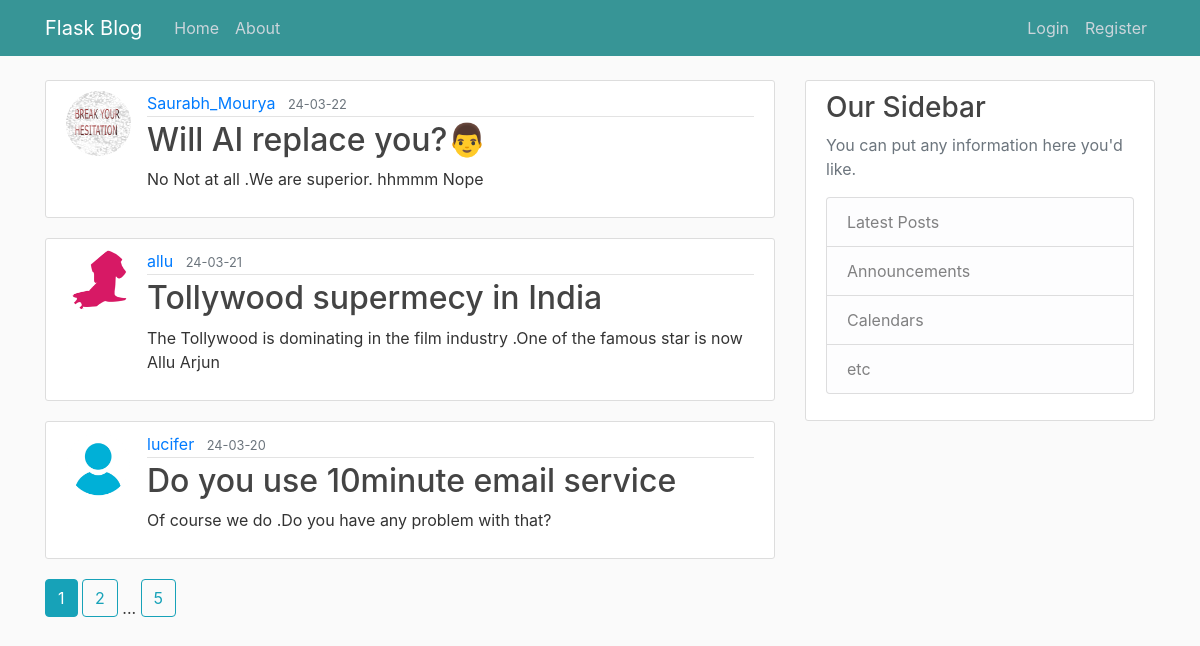
The page /home on the database its author committed.
### flashblog/models.py (models this page shows, shortened)
class Post(db.Model):
     id=db.Column(db.Integer,primary_key=True)
     title=db.Column(db.String(100),nullable=False)
     date_posted=db.Column(db.DateTime,nullable=False,default=datetime.utcnow)
     content=db.Column(db.Text,nullable=False)
     user_id=db.Column(db.Integer,db.ForeignKey('user.id'),nullable=False)

class User(db.Model,UserMixin):
    id=db.Column(db.Integer,primary_key=True)
    username=db.Column(db.String(20),unique=True,nullable=False)
    email=db.Column(db.String(120),unique=True,nullable=False)
    image_file=db.Column(db.String(20),nullable=False,default='default.jpg')
    password=db.Column(db.String(60),nullable=False)
    posts=db.relationship('Post',backref='author',lazy=True)

### flashblog/main/routes.py (the view)
@main.route("/")
@main.route("/home")
def home():
    page=request.args.get('page',1,type=int)
    posts=Post.query.order_by(Post.date_posted.desc()).paginate(page=page,per_page=3)
    return render_template('home.html',posts=posts)

### flashblog/templates/home.html
{% extends "layout.html" %}
{% block content %}
    {% for post in posts.items %}
    <article class="media content-section">
      <img  class="rounded-circle article-img" src="{{ url_for('static', filename='profile_pics/' + post.author.image_file) }}" >
        <div class="media-body">
          <div class="article-metadata">
            <a class="mr-2" href="{{ url_for('users.user_posts', username=post.author.username) }}">{{ post.author.username }}</a>
            <small class="text-muted">{{ post.date_posted.strftime('%y-%m-%d') }}</small>
          </div>
          <h2><a class="article-title" href="{{ url_for('posts.post', post_id=post.id) }}">{{ post.title }}</a></h2>
          <p class="article-content">{{ post.content }}</p>
        </div>
      </article>
    {% endfor %}
    {% for page_num in posts.iter_pages(left_edge=1,right_edge=1,left_current=1,right_current=2) %}
        {% if page_num %}
          {% if posts.page==page_num %}
            <a class="btn btn-info mb-4" href="{{ url_for('main.home', page=page_num) }}">{{ page_num }}</a>
          {% else %}
            <a class="btn btn-outline-info mb-4" href="{{ url_for('main.home', page=page_num) }}">{{ page_num }}</a>
          {% endif%}
        {% else %}
          ...
        {% endif %}
    {% endfor %}
{% endblock content %}

### flashblog/templates/layout.html (shortened to what this page needs)
<!DOCTYPE html>
<html lang="en">
<head>
    <link rel="stylesheet" href="https://cdn.jsdelivr.net/npm/bootstrap@4.3.1/dist/css/bootstrap.min.css">
    <link rel="stylesheet" type="text/css" href="{{url_for('static',filename='main.css')}}">
</head>
<body>
    <header class="site-header">
        <nav class="navbar navbar-expand-md navbar-dark bg-steel fixed-top">
          <div class="container">
            <a class="navbar-brand mr-4" href="/">Flask Blog</a>
            <div class="collapse navbar-collapse" id="navbarToggle">
              <div class="navbar-nav mr-auto">
                <a class="nav-item nav-link" href="{{url_for('main.home')}}">Home</a>
                <a class="nav-item nav-link" href="{{url_for('main.about')}}">About</a>
              </div>
              <div class="navbar-nav">
                {% if current_user.is_authenticated %}
                <a class="nav-item nav-link" href="{{url_for('posts.new_post')}}">New Post</a>
                <a class="nav-item nav-link" href="{{url_for('users.account')}}">Account</a>
                  <a class="nav-item nav-link" href="{{url_for('users.logout')}}">Logout</a>
                {% else %}
                  <a class="nav-item nav-link" href="{{url_for('users.login')}}">Login</a>
                  <a class="nav-item nav-link" href="{{url_for('users.register')}}">Register</a>
                 {% endif %}
              </div>
            </div>
          </div>
        </nav>
      </header>
      <main role="main" class="container">
        <div class="row">
          <div class="col-md-8">
            {% block content %}{% endblock %}
        </div>
          <div class="col-md-4">
            <div class="content-section">
              <h3>Our Sidebar</h3>
              <p class='text-muted'>You can put any information here you'd like.
                <ul class="list-group">
                  <li class="list-group-item list-group-item-light">Latest Posts</li>
                  <li class="list-group-item list-group-item-light">Announcements</li>
                  <li class="list-group-item list-group-item-light">Calendars</li>
                  <li class="list-group-item list-group-item-light">etc</li>
                </ul>
              </p>
            </div>
          </div>
        </div>
      </main>
  </body>
</body>
</html>

### flashblog/static/main.css (style rules this page uses)
body { background: #fafafa; color: #333333; margin-top: 5rem; }
h1, h2, h3, h4, h5, h6 { color: #444444; }
.bg-steel { background-color: #379596; }
.site-header .navbar-nav .nav-link { color: #cbd5db; }
.content-section { background: #ffffff; padding: 10px 20px; border: 1px solid #dddddd; border-radius: 3px; margin-bottom: 20px; }
.article-title { color: #444444; }
.article-content { white-space: pre-line; }
.article-img { height: 65px; width: 65px; margin-right: 16px; }
.article-metadata { padding-bottom: 1px; margin-bottom: 4px; border-bottom: 1px solid #e3e3e3 }

### rows shown on the page
Post: image_file (picture), author.username "Saurabh_Mourya", date_posted "24-03-22", title "Will AI replace you?👨", content "No Not at all .We are superior. hhmmm Nope"
Post: image_file (picture), author.username "allu", date_posted "24-03-21", title "Tollywood supermecy in India", content "The Tollywood is dominating in the film industry .One of the famous star is now Allu Arjun"
Post: image_file (placeholder picture), author.username "lucifer", date_posted "24-03-20", title "Do you use 10minute email service", content "Of course we do .Do you have any problem with that?"

### other values the page prints
{{ page_num }} "1"
{{ page_num }} "2" "5"
